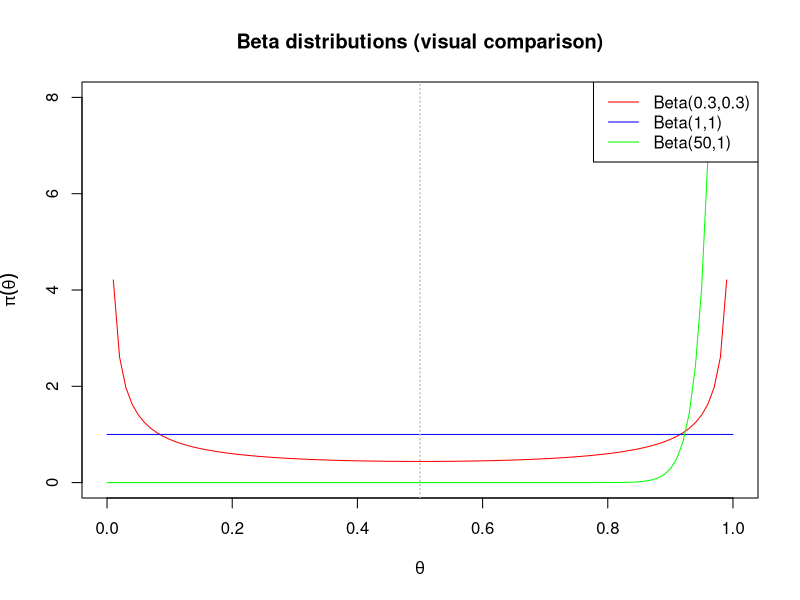
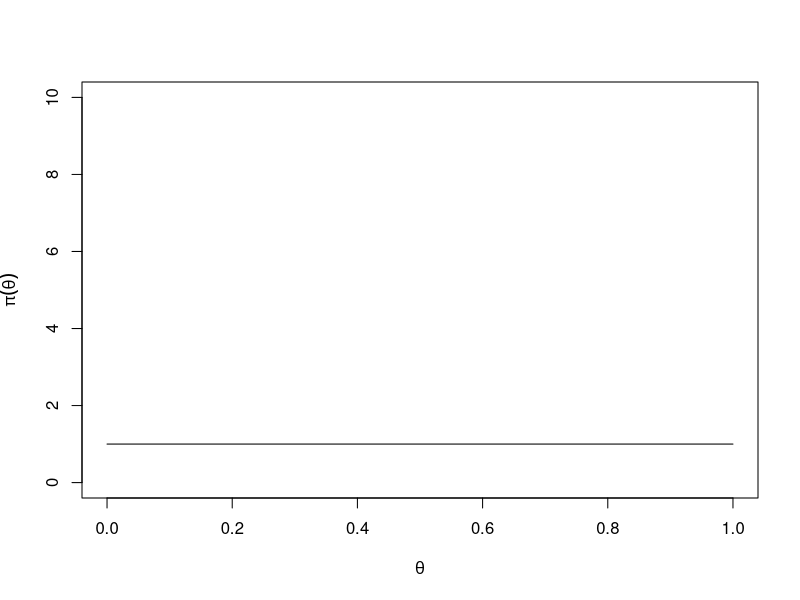
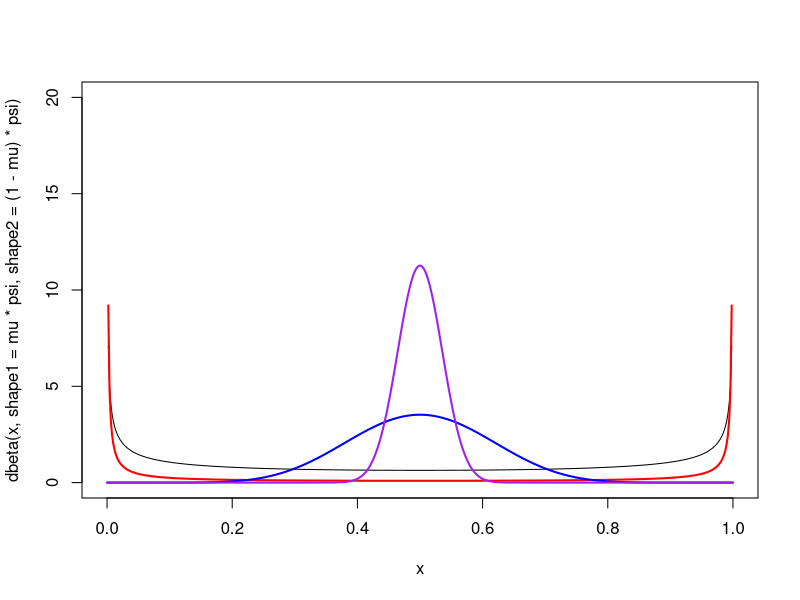
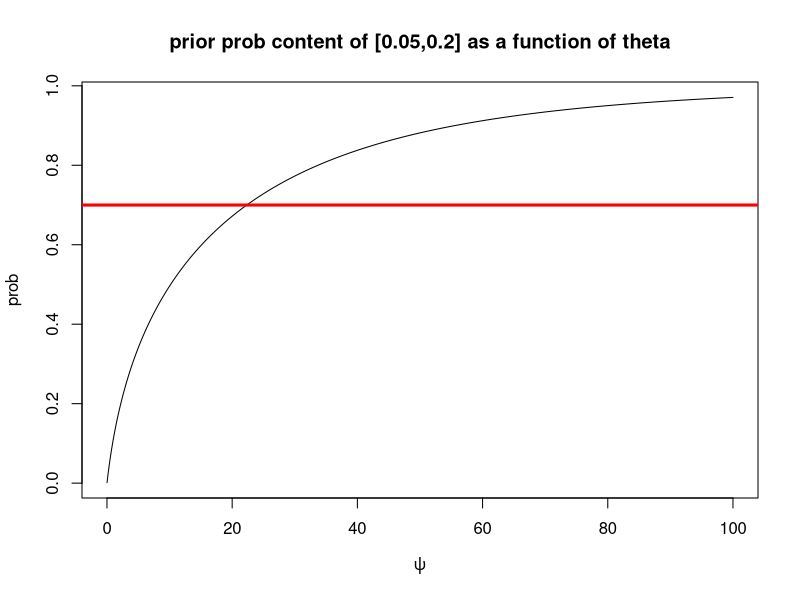

Here is the R script that generated these plots, in order: (Note: this script raises an error after producing the figures.)
## ---- chunk 1
# Explore the family of Beta distribution by plotting a few examples 
# ?dbeta

curve(dbeta(x, shape1 = 0.3, shape2 = 0.3), 
      xlab = expression(theta), 
      ylab = expression(pi(theta)), 
      main = "Beta distributions (visual comparison)",
      ylim = c(0, 8), 
      col = "red") # U-shaped (very uncertain, high at edges)

curve(dbeta(x, shape1 = 1, shape2 = 1),
      add = TRUE, col = "blue")  # Uniform prior

curve(dbeta(x, shape1 = 50, shape2 = 1), 
      add = TRUE, col = "green") #  Skewed towards 1

abline(v = 0.5, lty = 3, col = "gray")
legend("topright", legend = c("Beta(0.3,0.3)", "Beta(1,1)", "Beta(50,1)"), 
       col = c("red", "blue", "green"), lty = 1)
abline(v=0.5,lty=3,col="gray") # prior expectation of theta
## ---- chunk 2
# Fix prior mean to mu = 0.5
mu <- 0.5
psi <- 2

# Reparameterize Beta:
my_prior_a <- mu * psi 
my_prior_b <- (1 - mu) * psi 

# Plot the corresponding Beta(mu*psi, (1-mu)*psi)
curve(dbeta(x, shape1 = my_prior_a, shape2 = my_prior_b),
      from = 0, to = 1,
      n = 1000,
      xlab = expression(theta),
      ylab = expression(pi(theta)),
      ylim = c(0, 10))

## ---- chunk 3
# weak prior strength (psi parameter)
psi=1
curve(dbeta(x,shape1= mu*psi,shape2=(1-mu)*psi),from=0,to=1,ylim=c(0,20),n=500)
# weaker prior strength parameter 
psi=0.1
curve(dbeta(x,shape1= mu*psi,shape2=(1-mu)*psi),from=0,to=1,col="red",lwd=2,n=500,ylim=c(0,10), add = TRUE)
# stronger prior strength parameter 
psi=20
curve(dbeta(x,shape1= mu*psi,shape2=(1-mu)*psi),from=0,to=1,col="blue",lwd=2,n=500, add = TRUE)
# even stronger prior strength parameter 
 psi=200
 curve(dbeta(x,shape1= mu*psi,shape2=(1-mu)*psi),from=0,to=1,col="purple",lwd=2,n=500, add = TRUE)
## ---- chunk 4
# Confirm that expectation is preserved
psi = c(0.1,1,20,200)
for (try in psi){ 
  cat("Trying a value of mu for psi = ", try)
  print(mean(rbeta(100000,shape1= mu*try,shape2=(1-mu)*try)))
}  

# Seams like a growing psi leads to the theorical expected value, so higher \psi gives lower variance
## ---- chunk 5
# Approximate prior mass in [0.05, 0.2] by simulation
mu = 0.1
psi = 20 #Trying various value of psi this was the best, we gonna do further tuning later
# psi = ? we need to tune this value
random_draw_from_prior=rbeta(100000,shape1=mu*psi,shape2=(1-mu)*psi)
mean(random_draw_from_prior) # this has to approximate 0.1 = mu
mean(random_draw_from_prior>= 0.05 & random_draw_from_prior <= 0.2) # this has to approximate a prob of 0.7
## ---- chunk 6
# Define a function to compute exact probability mass in [0.05, 0.2]
prior_prob=function(psi){
  pbeta(0.20,shape1=mu*psi,shape2=(1-mu)*psi)-pbeta(0.05,shape1=mu*psi,shape2=(1-mu)*psi)
}

curve(prior_prob(x),0.01,100,xlab=expression(psi),ylab="prob",main="prior prob content of [0.05,0.2] as a function of theta",n=1000)

# which returns the probability content of the target inetrval [0.05,0.2]
# graphically ....
abline(h=0.7,col="red",lwd=3)
## ---- chunk 7
# Find the \psi that gives exactly 70% mass in [0.05, 0.2]
#?uniroot
oo=uniroot(f=lookforpsi,interval=c(0.1,100))
# str(oo) # it returns a "list" object

# the component of the list we are interested in is oo$root
my_psi=oo$root
my_psi

# In fact
prior_prob(oo$root)
## ---- chunk 8
my_prior_a=mu*my_psi
my_prior_b=(1-mu)*my_psi

# my_prior_a # 2.233386
# my_prior_b # 20.10048

# let's check graphically 
par(mfrow=c(2,1))
curve(prior_prob,from=0.1,to=100,xlab=expression(psi),ylab=expression(prior_prob(psi)))
abline(h=0.7,lwd=3,lty=3)
abline(v=oo$root,lwd=3,col="blue",lty=3)
## ---- chunk 9
# a. PRIOR TO POSTERIOR UPDATE
# Derive and visualize the whole posterior distribution -------------------

# Those are the parameters previously estimated
my_prior_a <- 2.233386
my_prior_b <- 22.33386

# prior prob of [0.05,0.2]
pbeta(0.2,shape1=my_prior_a,shape2 = my_prior_b)-pbeta(0.05,shape1=my_prior_a,shape2 = my_prior_b) 
## ---- chunk 10
y_obs <- 0
N <- 20

# compute the updated hypeparameter h_post=(a_post,b_post)
# Beta(a+y,b+n−y)
my_posterior_a <- my_prior_a + y_obs
my_posterior_b <- my_prior_b + (N-y_obs)

# plot
par(mfrow=c(1,1))
curve(dbeta(x,shape1=my_prior_a,shape2=my_prior_b),from=0,to=1,col="blue",lwd=2,ylim=c(0,25),xlab=expression(theta),ylab=expression(paste(pi(theta),)),n=1000) # prior

curve(dbeta(x,shape1=my_posterior_a,shape2=my_posterior_b),from=0,to=1,add=TRUE,col="orange",lwd=2,n=1000) # posterior

likelihood <- function(theta){
  choose(N,y_obs)*theta^y_obs*(1-theta)^(N-y_obs)
}

curve(10*likelihood(x),add=TRUE,col="red",lwd=2) # likelihood shape

# a second test with again no infected people
# would provide the following posterior
curve(dbeta(x,shape1=my_prior_a+0+0,shape2=my_prior_b+20+20),from=0,to=1,add=TRUE,col="green",lwd=2,n=1000) # hypothetical: 2nd zero test (posterior after N=40, y=0)

legend("topright",legend=c("prior","posterior"),col=c("blue","orange"),lty=c(1,1))
#points(mu_0,0,pch=16,cex=1.5,col="blue")
#points(my_prior_a/(my_prior_a+my_prior_b+20),0,pch=16,cex=1.5,col="orange")

title(main="from-prior-to-posterior in a conjugate Bayesian analysis of a Binomial example")

## ---- chunk 11
# posterior_mean = best estimate of \theta after seeing the data
posterior_mean = my_posterior_a/(my_posterior_a+my_posterior_b)

# This is the prior probability that:
# \theta belong to the interval [0.05,0.2]
# This tells you what your prior belief was before seeing data about \theta  falling in this interval.
# Prior belief: P(0.05 ≤ θ ≤ 0.20)
print("Prior belief: P(0.05 ≤ θ ≤ 0.20)")
prior_prob_05_20 <- pbeta(0.20, my_prior_a, my_prior_b) - 
                    pbeta(0.05, my_prior_a, my_prior_b)
prior_prob_05_20
# posterior update with 0 successes out of 20 trials
# Posterior belief: P(0.05 ≤ θ ≤ 0.20)
print("Posterior belief: P(0.05 ≤ θ ≤ 0.20)")
post_prob_05_20 <- pbeta(0.20, my_posterior_a, my_posterior_b) - 
                   pbeta(0.05, my_posterior_a, my_posterior_b)
post_prob_05_20
# while if I want to see how much my prior beliefs have been updated about the claim that the spread of the disease is lower that 10% i.e. theta<0.1 ... 
# Prior P(θ < 0.1)
print("Prior P(θ < 0.1")
prior_prob_less_01 <- pbeta(0.1, my_prior_a, my_prior_b)
prior_prob_less_01
print("Posterior P(θ < 0.1")
post_prob_less_01 <- pbeta(0.1, my_posterior_a, my_posterior_b)
post_prob_less_01
## ---- chunk 12
# Provide basic posterior summaries
# b. POINT ESTIMATE

# POSTERIOR DISTRIBUTION: 
# point-estimate ===> synthetic summaries

# Posterior mean:
print("Posterior mean:")
print("Exact")
my_posterior_a/(my_posterior_a+my_posterior_b) # exact
print("approximate")
posterior_sim <- rbeta(100000,my_posterior_a,my_posterior_b)
mean(posterior_sim) # approximate

# Psterior median?
print("Posterior median:")
print("Exact")
qbeta(p=0.5,shape1 = my_posterior_a, shape2 = my_posterior_b) # exactù
print("approximate")
median(posterior_sim) # approximate

# Posterior mode? 
print("Posterior mode:")
print("Exact")
(my_posterior_a-1)/(my_posterior_a+my_posterior_b-2) # exact
print("approximate")
# Indeed there is an explicit closed-form formula for the mode of a beta density. However, if you don't remember you can find a numerical solution by means of the optim(...)  function
#?optim
uu <- optim(fn=dbeta,par = 0.1,control=list(fnscale=-1),shape1=my_posterior_a,shape2=my_posterior_b,method="BFGS")

#str(uu)

bayes_point_estimate_mode <- uu$par
bayes_point_estimate_mode

#length(unique(posterior_sim))
#sort(table(posterior_sim),decreasing = TRUE)[1:10]

hist(posterior_sim,prob=TRUE,n=100)
abline(v = (my_posterior_a-1)/(my_posterior_a+my_posterior_b-2), col = "green" ) # mode
abline(v = my_posterior_a/(my_posterior_a+my_posterior_b), col = "red" ) # mean
abline(v = qbeta(p=0.5,shape1 = my_posterior_a, shape2 = my_posterior_b), col = "blue") # median
curve(dbeta(x,shape1=my_posterior_a,shape2=my_posterior_b),from=0,to=1,add=TRUE,col="orange",lwd=2,n=1000)
## ---- chunk 13
# what about the posterior variance? 
var(posterior_sim) # empirical way if u don't remember the formula

# this is the formula ...
my_posterior_a*my_posterior_b/((my_posterior_a+my_posterior_b)^2*(my_posterior_a+my_posterior_b+1))
## ---- chunk 14
# Compute ET and HPD interval estimates -----------------------------------
posterior_cdf <- function(x){
  pbeta(x,shape1=my_posterior_a,shape2=my_posterior_b)
}
# Equal-Tailed Credible Interval (ET CI)
posterior_qf <- function(x){
  qbeta(x,shape1=my_posterior_a,shape2=my_posterior_b)
}
posterior_icdf <- function(x){
  qbeta(x,shape1=my_posterior_a,shape2=my_posterior_b)
}

# POSTERIOR DISTRIBUTION: 
# interval-estimate ===> equal tail 
# corresponding to posterior probability 1-alpha

alpha=0.05
print("Equal-Tailed Credible Interval (ET CI)")
posterior_qf(alpha/2)
posterior_qf(1-alpha/2)
print("Equal Tail CI")
interval_estimate_equal_tail <- c(
  posterior_qf(alpha / 2), 
  posterior_qf(1 - alpha / 2)
)
interval_estimate_equal_tail

# APPROXIMATE ??
print("Approximate Quantile-Based Interval from Simulation")
quantile(posterior_sim,probs = 0.025)
quantile(posterior_sim,probs = 0.975)
# when you don’t have a closed-form posterior, or for non-conjugate priors

## ---- chunk 15
# POSTERIOR DISTRIBUTION: 
# iterval-estimate ===> HPD

# if we need to report an interval estimal our best answer is an alpha-level [posterior proabbility] HPD interval 
# HPD = Highest Posterior Density
library(TeachingDemos)
#?hpd
interval_estimate_hpd <- TeachingDemos::hpd(posterior.icdf=posterior_qf, conf=0.95)
# The shortest interval that contains 95% of the posterior probability.
# NOTE: conf corresponds to the posterior probability content 1-alpha
# check: # Posterior mass inside HPD
pbeta(interval_estimate_hpd[1],my_posterior_a,my_posterior_b)-
pbeta(interval_estimate_hpd[2] ,my_posterior_a,my_posterior_b)
# should return a value very close to 1 - \alpha = 0.95
print("Width respectively for HPD and ET")
diff(interval_estimate_hpd)  # width of HPD
diff(interval_estimate_equal_tail)  # width of ET
print("HPD Interval")
interval_estimate_hpd
## ---- chunk 16
# Define posterior density
posterior_density <- function(x) {
  dbeta(x, shape1 = my_posterior_a, shape2 = my_posterior_b)
}

# ET and HPD boundaries calculated previously
et_lower <- interval_estimate_equal_tail[1]
et_upper <- interval_estimate_equal_tail[2]

hpd_lower <- interval_estimate_hpd[1]
hpd_upper <- interval_estimate_hpd[2]

# Plot posterior density
curve(posterior_density(x), from = 0, to = 0.3, n = 1000,
      xlab = expression(theta), ylab = "Density",
      main = "Posterior Beta Density with 95% ET and HPD Intervals", lwd = 2)

# Shade ET interval
polygon(c(seq(et_lower, et_upper, length=100), rev(seq(et_lower, et_upper, length=100))),
        c(posterior_density(seq(et_lower, et_upper, length=100)), rep(0, 100)),
        col=rgb(0, 0, 1, 0.3), border=NA)

# Shade HPD interval
polygon(c(seq(hpd_lower, hpd_upper, length=100), rev(seq(hpd_lower, hpd_upper, length=100))),
        c(posterior_density(seq(hpd_lower, hpd_upper, length=100)), rep(0, 100)),
        col=rgb(1, 0.5, 0, 0.3), border=NA)

# Add interval endpoints
abline(v = c(et_lower, et_upper), col = "blue", lty = 2)
abline(v = c(hpd_lower, hpd_upper), col = "orange", lty = 2)

# Add legend
legend("topright", legend = c("Equal-Tailed CI", "HPD Interval"),
       fill = c(rgb(0, 0, 1, 0.3), rgb(1, 0.5, 0, 0.3)),
       border = NA)

## ---- chunk 17
# What if we already had a prior belief that θ was more likely below 0.1?
# This is key in Bayesian reasoning. You compute:

# Well apparently TailRank doesn't work

#install.packages("TailRank")
#install.packages("oompaBase")
#library(TailRank)  # for dbb()

### 7. Bayes Factor for H0: θ < 0.1 vs θ ≥ 0.1
### 6. Hypothesis Test: P(θ < 0.1) was calculated prev
# post_prob_less_01 = pbeta(0.1, my_posterior_a, my_posterior_b)
prior_odds <- pbeta(0.1, my_prior_a, my_prior_b) / (1 - pbeta(0.1, my_prior_a, my_prior_b))
posterior_odds <- post_prob_less_01 / (1 - post_prob_less_01)
BF <- posterior_odds / prior_odds
BF
## ---- chunk 18
# Compute prior predictive (Beta-Binomial) probabilities
#install.packages("VGAM")
library("VGAM")
N <- 20               # number of trials
support <- 0:N        # possible values for Y (0 to N)

### Prior Predictive Distribution
prior_pred <- VGAM::dbetabinom.ab(support, size = N, shape1 = my_prior_a, shape2 = my_prior_b)

# Plot
plot(support, prior_pred, type = "h", ylab = "Prior predictive probability")
points(support, prior_pred, pch = 16, col = "red")
title("Beta-Binomial Prior Predictive")

### Posterior Predictive Distribution
posterior_pred <- VGAM::dbetabinom.ab(support, size = N, shape1 = my_posterior_a, shape2 = my_posterior_b)

# Plot
plot(support, posterior_pred, type = "h", ylab = "Posterior predictive probability")
points(support, posterior_pred, pch = 16, col = "blue")
title("Beta-Binomial Prior Predictive")
## ---- chunk 19
### Simulation: Posterior Predictive
theta_sim <- rbeta(100000, my_posterior_a, my_posterior_b)
y_sim <- rbinom(100000, N, prob = theta_sim)
# Mean and variance
mean(y_sim)
var(y_sim)
## ---- chunk 20
set.seed(123)
my_prior_a <- 2
my_prior_b <- 2
N <- 20
## ---- chunk 21
# simulate theta from the prior
theta <- rbeta(n=1, shape1 = my_prior_a, shape2 = my_prior_b)
theta[1]
# given the value simulate theta[1]
# simulate y[1] fron the conditional distribution of Y|theta[1]
y <- rbinom(n=1,size=N,prob=theta[1])
y[1]

cbind(theta,y)
# is a realization from the joint distribution of the BMS
## ---- chunk 22
# Simulation i.i.d. of three random vectors (theta_i,Y_i) from BMS --------
# repeat the simulations nrep=3 times

num_rep <- 30000
# Initialize the vectors
theta <- rep(NA,num_rep)
y <- rep(NA,num_rep)
# Simulate from the joint model: theta ~ Beta, y ~ Binomial(theta)
for(i in 1:num_rep){
  theta[i] <- rbeta(n = 1, shape1 = my_prior_a, shape2 = my_prior_b)
  y[i] <- rbinom(n = 1, size = N, prob = theta[i])
}

# Plot
hist(theta, probability = TRUE, main = "Simulated vs Theoretical Prior for θ", xlab = "θ", col = "lightgray")
# theta ~ pi(theta)
curve(dbeta(x, my_prior_a, my_prior_b), add = TRUE, col = "red", lwd = 2)
## ---- chunk 23
# Empirical distribution of simulated Y
plot(prop.table(table(y)), type = "h", ylab = "Relative Frequency", xlab = "y", main = "Prior Predictive Distribution")

# Theoretical prior predictive (Beta-Binomial)
support <- 0:N
prior_pred <- dbinom(support, size = N, prob = my_prior_a / (my_prior_a + my_prior_b)) # Naive binomial approx (not correct)

# Correct Beta-Binomial version
prior_pred <- choose(N, support) * beta(my_prior_a + support, my_prior_b + N - support) / beta(my_prior_a, my_prior_b)

# Overlay the theoretical probabilities
points(support, prior_pred, col = "red", pch = 16)

## ---- chunk 24
# vectorized simulation
set.seed(123)
theta_alt <- rbeta(n = num_rep, shape1 = my_prior_a, shape2 = my_prior_b)
y_alt <- rbinom(n = num_rep, size = N, prob = theta_alt)

# Plot
hist(theta_alt, probability = TRUE, main = "Vectorized Prior for θ", xlab = "θ")
curve(dbeta(x, my_prior_a, my_prior_b), add = TRUE, col = "red", lwd = 2)

# Prior predictive for Y
plot(prop.table(table(y_alt)), type = "h", main = "Vectorized Prior Predictive for Y")
points(support, prior_pred, col = "red", pch = 16)

## ---- chunk 25
# tackling a Bayesian model with a discrete parameter, specifically inferring N (the unknown population size) from a Binomial capture-recapture model where the success probability p=0.3 is known

# Simulate data from the model with fixed (known) parameter ---------------
set.seed(123)
y <- s_obs <- rbinom(n=100,size=20,prob=0.3)

# we use diff values of n
# dbinom(x=s_obs,size=11,p=0.3)
# dbinom(x=s_obs,size=12,p=0.3)
# dbinom(x=s_obs,size=13,p=0.3)

# how can I interpret the above quantities? 
# This gives the probability of observing s_obs=5 successes in N trials, each with success probability p=0.3.
# are they likelihood evaluations? 
# You are evaluating the likelihood function at different values of the unknown parameter N
## ---- chunk 26
likelihood <- function(N){
  out <- dbinom(x=s_obs,size=N,p=0.3)
  return(out)
}

# N is in the parameter set {1,2,3,...,N_max}
N_max <- 200
N_grid <- 1:N_max
 
#likelihood(N_grid)
# length(likelihood(N_grid)) # 200
# You estimate N_MLE by finding the maximum of the likelihood:
N_mle <- N_grid[which.max(likelihood(N_grid))]  # 17
# This gives value of N that best explains the observed s_obs given p=0.3
plug_in_N <- floor(s_obs / 0.3)
# The MLE for N is approximately S_obs/p, rounded down

# instead of N_grid let us use Theta_support
Theta_support <- N_grid
#likelihood(Theta_support)

plot(Theta_support,likelihood(Theta_support),type="h",main="Likelihood function",sub=paste("n =",length(s_obs),ifelse(length(s_obs)>1,"observations","observation")),ylab=expression(L(N)),xlab=expression(N))
## ---- chunk 27
# Compare each value of plug-in estimates to MLE
table(plug_in_N == N_mle)  # how many are equal
table(plug_in_N)

diffs <- abs(plug_in_N - N_mle)
mean(diffs)          # average distance from MLE
summary(diffs)       # summary stats of deviation

hist(plug_in_N, breaks=seq(min(plug_in_N)-0.5, max(plug_in_N)+0.5, 1),
     col="lightblue", main="Plug-in Estimates vs MLE", xlab="Estimated N")
abline(v=N_mle, col="red", lwd=2)
legend("topright", legend=c("MLE"), col="red", lwd=2)

## ---- chunk 28
# Generalize the likelihood evaluation to the multiple n observations context

# This is the correct way to go for a single evaluation of the likelihood function 
# at a single parameter N
likelihood_N <- function(N,observed_counts,p){
  out <- prod(dbinom(x=observed_counts, prob=p,size=N))
  return(out)
}
# Properly vectorized version over N
likelihood_N_vec <- Vectorize(likelihood_N, vectorize.args = "N")

N_grid <- 1:200 # parameter support
# Compute likelihood values over the grid
lik_values <- likelihood_N_vec(N_grid, observed_counts = s_obs, p = 0.3)

# Plot the likelihood
plot(N_grid, lik_values, type = "h",
     main = "Likelihood Function for N",
     xlab = expression(N), ylab = expression(L(N)),
     lwd = 2, col = "darkblue")

# Add MLE
N_MLE <- N_grid[which.max(lik_values)]
abline(v = N_MLE, col = "red", lwd = 2)
legend("topright", legend = c("MLE"), col = c("red"), lty = 1, lwd = 2)
## ---- chunk 29
# Log-likelihood version
log_likelihood_N <- function(N, observed_counts, p) {
  sum(dbinom(x = observed_counts, size = N, prob = p, log = TRUE))
}
# Properly vectorized version over N
log_likelihood_vec <- Vectorize(log_likelihood_N, vectorize.args = "N")
log_lik_vals <- log_likelihood_vec(N_grid, observed_counts = s_obs, p = 0.3)

# MLE: max log-verosimiglianza
N_MLE <- N_grid[which.max(log_lik_vals)]
# N_MLE # 20
plot(N_grid, log_lik_vals, type = "h", col = "blue",
     main = "Log-Likelihood Function for N",
     xlab = expression(N), ylab = expression(log~L(N)))

abline(v = N_MLE, col = "red", lwd = 2)
legend("topright", legend = "MLE", col = "red", lty = 1, lwd = 2)
## ---- chunk 30
# Calcolo della verosimiglianza da log-verosimiglianza (numeri piccoli -> stabilità)
likelihood_vals <- exp(log_lik_vals - max(log_lik_vals))  # Rescaling numerically stable

# Assumiamo prior uniforme su N
prior_vals <- rep(1, length(N_grid))

# Calcolo della distribuzione posteriore discreta su N
unnormalized_posterior <- likelihood_vals * prior_vals
posterior <- unnormalized_posterior / sum(unnormalized_posterior)
plot(N_grid, posterior, type = "h", col = "darkgreen", lwd = 2,
     main = "Posterior Distribution of N",
     xlab = expression(N), ylab = "Posterior Probability")

# Aggiungi il valore MAP (modalità della posteriore)
N_MAP <- N_grid[which.max(posterior)]
abline(v = N_MAP, col = "red", lwd = 2)
legend("topright", legend = "MAP", col = "red", lty = 1, lwd = 2)

## ---- chunk 31
p = 0.3
# -------------------------------
# FUNZIONI DI LIKELIHOOD
# -------------------------------

likelihood_N <- function(N, observed_counts, p) {
  prod(dbinom(x = observed_counts, size = N, prob = p))
}
likelihood_N_vec <- Vectorize(likelihood_N, vectorize.args = "N")

# -------------------------------
# PRIOR (UNIFORME)
# -------------------------------

prior_N <- function(N) 1 / N_max
prior_N_vec <- Vectorize(prior_N)

# Alternativa: prior proporzionale a 1/N
prior_N_up_to_const <- function(N) 1 / N
prior_N_up_to_const_vec <- Vectorize(prior_N_up_to_const)

# Normalizzazione del prior proporzionale
prior_N_normalized_vec <- function(N) {
  prior_N_up_to_const_vec(N) / sum(prior_N_up_to_const_vec(N_grid))
}

# -------------------------------
# POSTERIOR (NON NORMALIZZATO)
# -------------------------------

posterior_N_vec_up_to_const <- function(N, observed_counts, p) {
  likelihood_N_vec(N, observed_counts, p) * prior_N_up_to_const_vec(N)
}

# POSTERIOR NORMALIZZATO
posterior_N_vec_normalized <- function(N, observed_counts, p) {
  unnormalized <- posterior_N_vec_up_to_const(N, observed_counts, p)
  unnormalized / sum(unnormalized)
}

# -------------------------------
# POSTERIOR PLOT
# -------------------------------

posterior_values <- posterior_N_vec_normalized(N_grid, s_obs, p)

plot(N_grid, posterior_values, type = "h",
     ylab = "Posterior Probability", main = "Posterior Distribution of N")
# Aggiungi probabilità a posteriori che N >= 15
points(15:N_max, posterior_values[15:N_max], type = "h", col = "red")

## ---- chunk 32
# -------------------------------
# POSTERIOR MEAN E MEDIAN
# -------------------------------

# Posterior mean
post_mean <- sum(N_grid * posterior_values)

# Posterior median
post_cumsum <- cumsum(posterior_values)
post_median <- min(N_grid[post_cumsum >= 0.5])

# Plotta la CDF posteriore
plot(N_grid, post_cumsum, type = "s", main = "Posterior CDF",
     xlab = "N", ylab = "Cumulative Posterior Probability")

# Aggiungi linee di riferimento
abline(h = 0.5, col = "red", lty = 2)
legend("bottomright", legend = c("Median", "Mean"), 
       col = c("blue", "orange"), lty = 3, bty = "n")


## ---- chunk 33
# -------------------------------
# COMPARAZIONE: POSTERIORI
# -------------------------------

# Non normalizzato
plot(N_grid,
     posterior_N_vec_up_to_const(N_grid, s_obs, p),
     type = "h", ylab = "Unnormalized Mass",
     main = "Posterior Up To Constant")

# Normalizzato
plot(N_grid, posterior_values,
     type = "h", ylab = "Posterior Probability",
     main = "Normalized Posterior")
